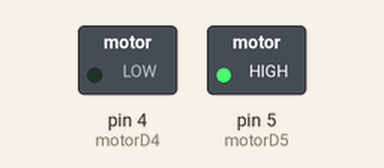
The sketch below on a simulated Arduino Uno, built with avr-gcc and run on an emulated ATmega328P. Shown: switched loads named in the sketch (green lamp = pin HIGH).

Above: at 0.1 s.
Timing chart, 0 to 1.6 s (numbered marks = the images above):
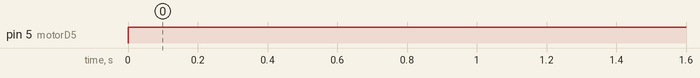

The sketch:

Lesson4_TestingTTMotorClockwise.ino
```cpp
// Clockwise movement of TT motor

const int motorD4 = 4;
const int motorD5 = 5;

void setup() {
  pinMode(motorD4, OUTPUT);
  pinMode(motorD5, OUTPUT);

}

void loop() {
  digitalWrite(motorD4, LOW);
  digitalWrite(motorD5, HIGH);
}
```

Measured:
- by itself, pin 5 (motorD5): LOW → HIGH at 0.00 s
